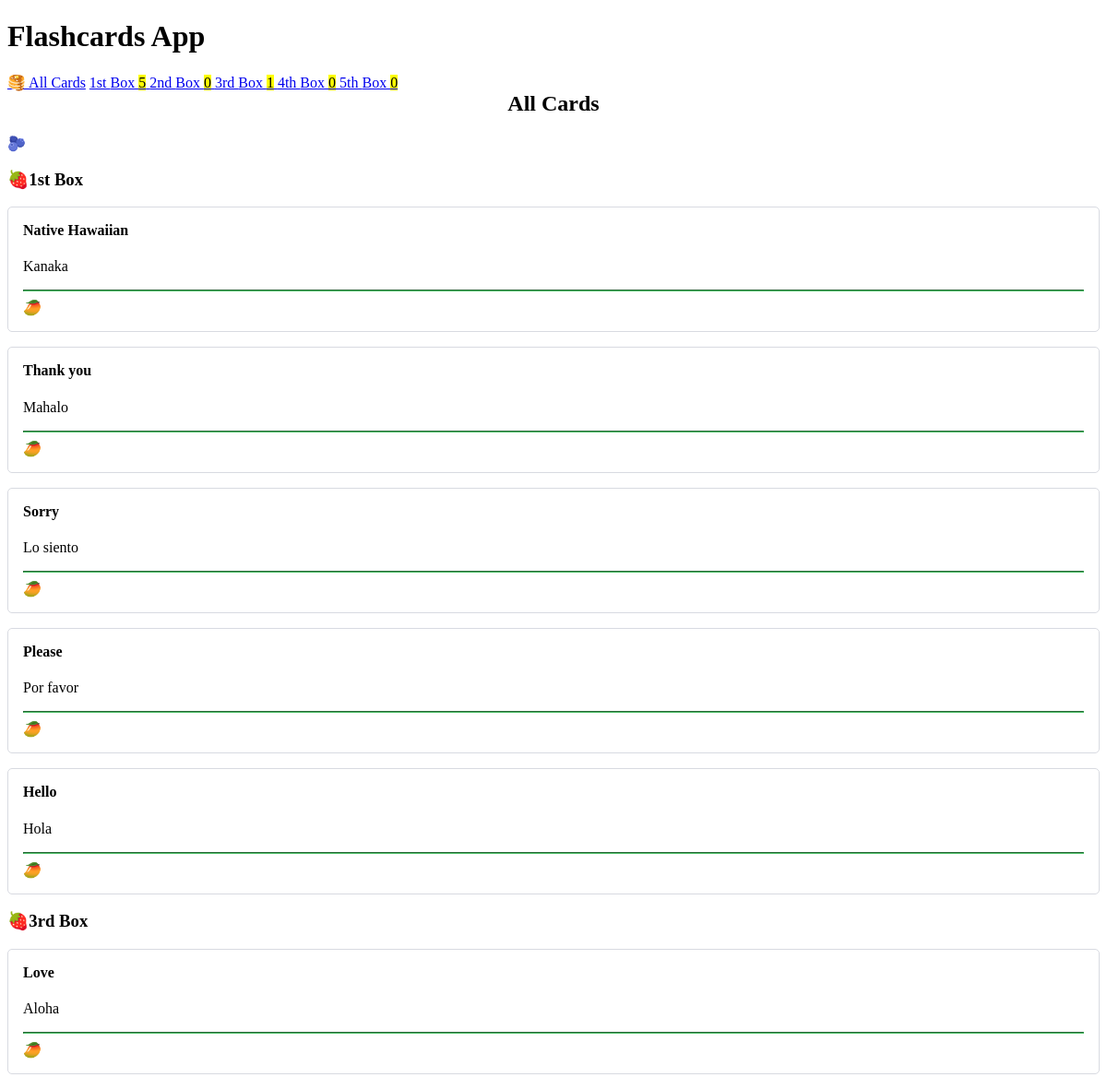
The page / on the database its author committed.
### cards/models.py (models this page shows, shortened)
class Card(models.Model):
    question = models.CharField(max_length=100)
    answer = models.CharField(max_length=100)
    box = models.IntegerField(
        choices=zip(BOXES, BOXES),
        default=BOXES[0]
    )
    date_created = models.DateTimeField(auto_now_add=True)

### cards/views.py (the view)
# urls.py: path('', views.CardListView.as_view(), name='card-list'),
class CardListView(ListView):
    model = Card
    queryset = Card.objects.all().order_by("box", "-date_created")

### cards/templatetags/cards_tags.py (called while the page is built)
@register.inclusion_tag('cards/box_links.html')
def boxes_as_links():
    boxes = []
    for box_num in BOXES:
        card_count = Card.objects.filter(box=box_num).count()
        boxes.append({
            'number': box_num,
            'card_count': card_count,
        })
    return {'boxes': boxes}

### cards/templates/cards/card_list.html
{% extends "cards/base.html" %}
{% load humanize %}
{% block content %}
    <h2>All Cards</h2>
    <a href="{% url 'card-create' %}" role="button">🫐 Create New Card</a>
    {% for card in card_list %}
        {% ifchanged %}
            <h3>🍓{{ card.box | ordinal }} Box</h3>
        {% endifchanged %}
        {% include 'cards/card.html' %}
    {% endfor %}
{% endblock content %}

### cards/templates/cards/card.html (shortened to what this page needs)
<article>
    <h4>{{ card.question }}</h4>
    {% if not check_card %}
        <p>{{ card.answer }}</p>
        <hr>
        <a href="{% url 'card-update' card.id %}" role="button">🥭 Edit Card</a>
    {% endif %}
</article>

### cards/templates/cards/base.html (style rules this page uses)
:root { --accent: #4abc65; --accent-bg: white; --bg: #ffffff; --text: #212121; --text-light: #585858; --border: #d8dae1; --code: #d81b60; --preformatted: #444; }
article { background-color: var(--marked); border: 1px solid var(--border); border-radius: 5px; padding: 1em; margin: 1em 0; }
h2 { text-align: center; }
h2, h4 { margin-top: 0; }
hr { background: var(--accent); border-color: var(--accent); }
button, a[role="button"] { color: white; text-decoration: none; }

### rows shown on the page
Card: box|ordinal "1st", question "Native Hawaiian", answer "Kanaka"
Card: question "Thank you", answer "Mahalo"
Card: question "Sorry", answer "Lo siento"
Card: question "Please", answer "Por favor"
Card: question "Hello", answer "Hola"
Card: box|ordinal "3rd", question "Love", answer "Aloha"

### other values the page prints
{{ box.number | ordinal }} "1st" "2nd" "3rd" "4th" "5th"
{{ box.card_count }} "5" "0" "1" "0" "0"
